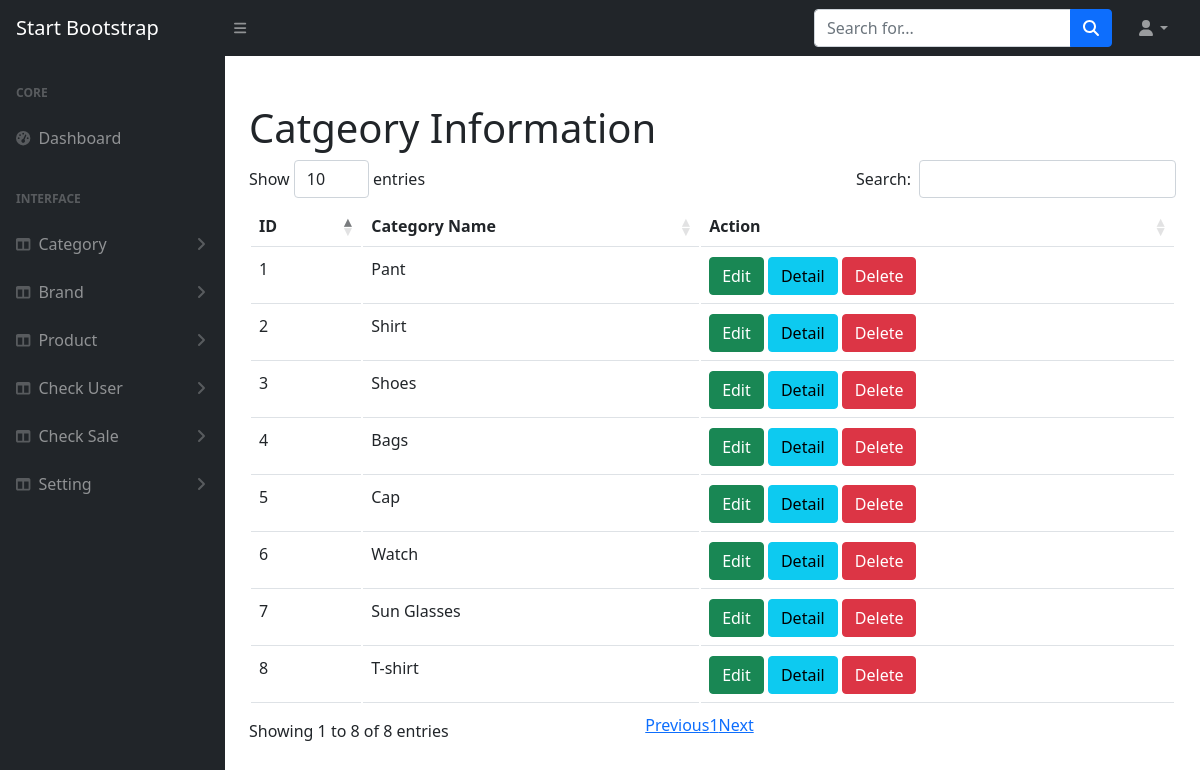
Screenshot of /admin/Dashboard.php?viewCat with the database file from the repository.
### tables this page shows
CREATE TABLE `categorytb` (
  `cid` int(11) NOT NULL,
  `cname` varchar(50) NOT NULL
);

### admin/viewCat.php (the view, shortened to what this page needs)
<?php
    include("connection.php");
?>
<!DOCTYPE html>
<html lang="en">
<head>
</head>
<body>
    <h1>Catgeory Information</h1>
    <table id="mytable" class="table display">
        <thead>
        <tr>
            <th>ID</th>
            <th>Category Name</th>
            <th>Action</th>
        </tr>
        </thead>
        <tbody>
        <?php
            $fetch = mysqli_query($con,"select * from categorytb");
            while($row = mysqli_fetch_array($fetch))
            {
                echo '
                <tr>
                    <td>'.$row[0].'</td>
                    <td>'.$row[1].'</td>
                <td>
                    <a href="" class="btn btn-success">Edit</a>
                    <a href="" class="btn btn-info">Detail</a>
                    <a href="" class="btn btn-danger">Delete</a>
            </td>
            </tr>
            ';
            }
        ?>
        </tbody>
    </table>
</body>
</html>

### rows the page displays
categorytb: cid "1", cname "Pant"
categorytb: cid "2", cname "Shirt"
categorytb: cid "3", cname "Shoes"
categorytb: cid "4", cname "Bags"
categorytb: cid "5", cname "Cap"
categorytb: cid "6", cname "Watch"
categorytb: cid "7", cname "Sun Glasses"
categorytb: cid "8", cname "T-shirt"
